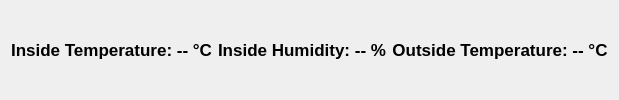
        <widget class="QWidget" name="climate" native="true">
         <property name="sizePolicy">
          <sizepolicy hsizetype="Expanding" vsizetype="Minimum">
           <horstretch>1</horstretch>
           <verstretch>0</verstretch>
          </sizepolicy>
         </property>
         <property name="font">
          <font>
           <family>Segoe UI</family>
           <pointsize>13</pointsize>
          </font>
         </property>
         <layout class="QHBoxLayout" name="horizontalLayout">
          <item>
           <widget class="QLabel" name="tempLabel">
            <property name="sizePolicy">
             <sizepolicy hsizetype="Expanding" vsizetype="Expanding">
              <horstretch>1</horstretch>
              <verstretch>1</verstretch>
             </sizepolicy>
            </property>
            <property name="font">
             <font>
              <family>Segoe UI</family>
              <pointsize>13</pointsize>
              <bold>true</bold>
             </font>
            </property>
            <property name="text">
             <string>Inside Temperature: -- °C</string>
            </property>
            <property name="alignment">
             <set>Qt::AlignCenter</set>
            </property>
           </widget>
          </item>
          <item>
           <widget class="QLabel" name="humidityLabel">
            <property name="sizePolicy">
             <sizepolicy hsizetype="Expanding" vsizetype="Expanding">
              <horstretch>1</horstretch>
              <verstretch>1</verstretch>
             </sizepolicy>
            </property>
            <property name="font">
             <font>
              <family>Segoe UI</family>
              <pointsize>13</pointsize>
              <bold>true</bold>
             </font>
            </property>
            <property name="text">
             <string>Inside Humidity: -- %</string>
            </property>
            <property name="alignment">
             <set>Qt::AlignCenter</set>
            </property>
           </widget>
          </item>
          <item>
           <widget class="QLabel" name="outsideTempLabel">
            <property name="sizePolicy">
             <sizepolicy hsizetype="Expanding" vsizetype="Expanding">
              <horstretch>1</horstretch>
              <verstretch>1</verstretch>
             </sizepolicy>
            </property>
            <property name="font">
             <font>
              <family>Segoe UI</family>
              <pointsize>13</pointsize>
              <bold>true</bold>
             </font>
            </property>
            <property name="text">
             <string>Outside Temperature: -- °C</string>
            </property>
            <property name="alignment">
             <set>Qt::AlignCenter</set>
            </property>
           </widget>
          </item>
         </layout>
        </widget>
